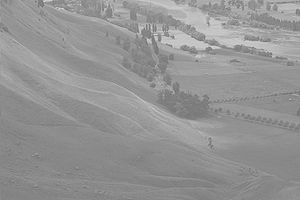
#> input picture Topics/Computer Vision/OpenCV-Exercises/Elements/histeq.jpg, 300 x 200 px
$ jupyter execute 'Exercise 2 - Basic Image Transformations and Filters.ipynb'   (shell and % lines are left out)
#> lines starting #> are read from the running program, lines starting #| are printed output that depends on the picture; long printed decimals are rounded
### Topics/Computer Vision/OpenCV-Exercises/utils.py
import numpy as np
import matplotlib.pyplot as plt

def removeGrid():
    plt.grid(True)
    plt.xticks([])
    plt.yticks([])

def dispImage(img):
    removeGrid()
    if (len(img.shape) != 3):
        plt.imshow(img, 'gray')
    else:
        plt.imshow(img[:,:,::-1])

### Topics/Computer Vision/OpenCV-Exercises/Exercise 2 - Basic Image Transformations and Filters.ipynb
# #WorkUnderProgress

# Basic Transformations and Filters

[cell 1]
import cv2
import numpy as np
#For embedding plotted figures on the notebook
import os
color = ('b','g','r')

First, we will take the functions removeGrid() and dispImage from the previous section and keep it in `utils.py` for easy access in all files

[cell 2]
from utils import *

## 1) Histogram Equalization

The motive behind trying histogram equalization is that we want to spread the distribution of pixel intensities to make it more uniform across all values. This can help make a very bright image seem normal, or a foggy image (where all pixel values will be around

[cell 3]
img = cv2.imread(os.path.join('Elements','histeq.jpg'), 0)
#> img is the input picture: shape (200, 300); min 100, max 223, mean 148
equ = cv2.equalizeHist(img) # Created the equalized image
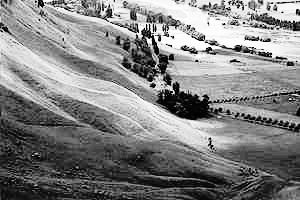
#> equ: shape (200, 300); min 0, max 255, mean 130.5

h1, _ = np.histogram(img, 255)
#> h1 = 255 values, max 2580 at index 78, min 0 at index 1, mean 235.3
h2, _ = np.histogram(equ, 255)
#> h2 = 255 values, max 2580 at index 75, min 0 at index 4, mean 235.3

[cell 4]
plt.figure(figsize=(16,8))
plt.subplot(221)
removeGrid()
dispImage(img)
plt.subplot(222)
removeGrid()
dispImage(equ)
plt.style.use('ggplot')
plt.subplot(223)
plt.plot(h1)
plt.subplot(224)
plt.plot(h2)
#> figure, not shown here; panel 3: curve peaks at x = 78, y = 2580; panel 4: curve peaks at x = 75, y = 2580

## 2) Gaussian Filters

[cell 5]
kernel1 = cv2.getGaussianKernel(5,1.0)
kernel2 = cv2.getGaussianKernel(5,10.0)
kernel3 = cv2.getGaussianKernel(5,200.0)
dst1 = cv2.filter2D(img,-1,kernel1)
dst2 = cv2.filter2D(img,-1,kernel2)
dst3 = cv2.filter2D(img,-1,kernel3)

plt.figure(figsize=(16, 16))
plt.subplot(2,2,1),dispImage(img),plt.title('Original')
plt.subplot(2,2,2),dispImage(dst1),plt.title('simga = 1')
plt.subplot(2,2,3),dispImage(dst2),plt.title('simga = 5')
plt.subplot(2,2,4),dispImage(dst3),plt.title('sigma = 16')
plt.show()

## 3) Affine Transformations

Any affine transformation can be represented as:

\begin{equation*}
   \left(
    \begin{array}{c}
      x'\\
      y'
    \end{array}
  \right)
   = \left(
    \begin{array}{ccc}
      a & b & c \\
      d & e & f \\
    \end{array}
  \right)
  \left(
    \begin{array}{c}
      x\\
      y \\
      1
    \end{array}
  \right)
\end{equation*}

[cell 6]
img = cv2.imread(os.path.join('Elements','myimage.png'))
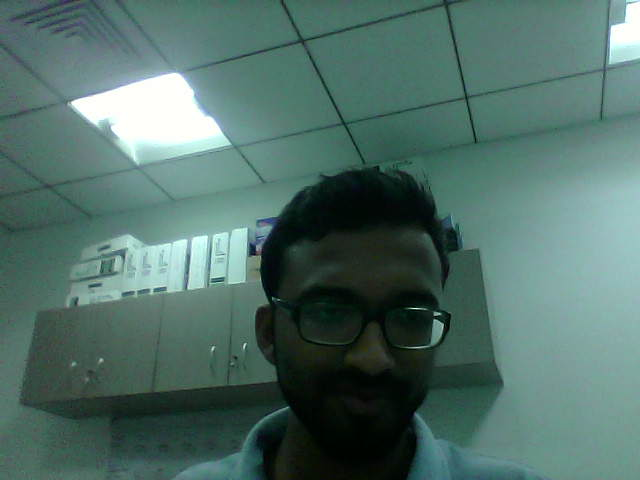
#> input picture Topics/Computer Vision/OpenCV-Exercises/Elements/myimage.png, 640 x 480 px
#> img is the input picture: shape (480, 640, 3); mean B, G, R 103.9, 110.9, 80.8

rows,cols,ch = img.shape
#> rows = 480; cols = 640; ch = 3

pts1 = np.float32([[50,50],[200,50],[50,200]])
pts2 = np.float32([[10,100],[200,50],[100,250]])

M = cv2.getAffineTransform(pts1,pts2)

dst = cv2.warpAffine(img,M,(cols,rows))
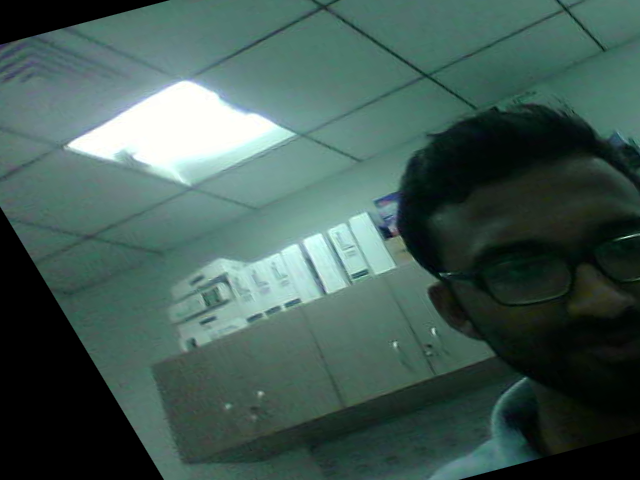
#> dst: shape (480, 640, 3); mean B, G, R 84.3, 91, 66.3

plt.figure(figsize=(10,5))
plt.subplot(121),dispImage(img),plt.title('Input')
plt.subplot(122),dispImage(dst),plt.title('Output')
plt.show()
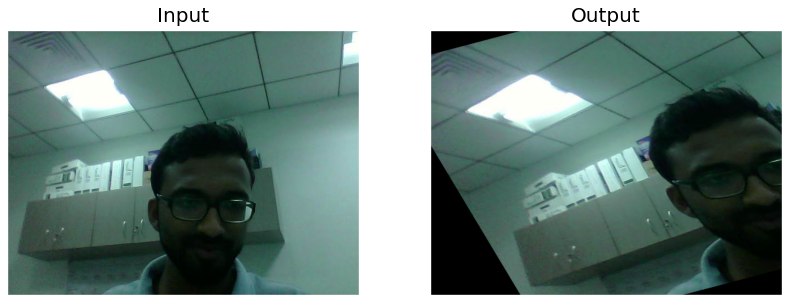
#> figure drawn by matplotlib, 2 panels

### 3.1) Translation

[cell 7]
M = np.float32([[1,0,100],[0,1,50]])
dst = cv2.warpAffine(img,M,(cols,rows))
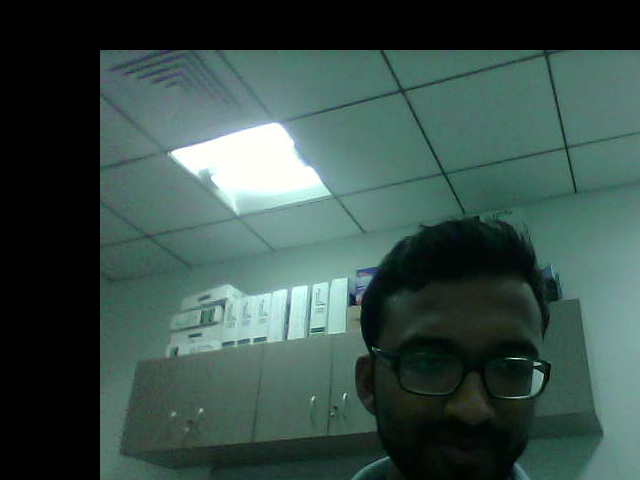
#> dst: shape (480, 640, 3); mean B, G, R 73.8, 79.5, 57.4

plt.subplot(121),dispImage(img),plt.title('Input')
plt.subplot(122),dispImage(dst),plt.title('Output')
plt.show()
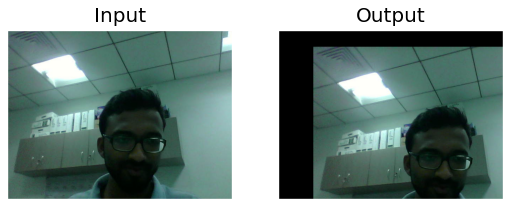
#> figure drawn by matplotlib, 2 panels

### 3.2) Rotation

[cell 8]
M = cv2.getRotationMatrix2D((cols/2,rows/2),45,1)
print(M)
#| [[  0.7071   0.7071 -75.980]
#|  [ -0.7071   0.7071 296.569]]
theta = -np.pi/4.0
M = np.array([[np.cos(theta),-np.sin(theta),rows/2],
    [np.sin(theta),np.cos(theta),cols/2]])

dst1 = cv2.warpAffine(img,M,(cols,rows))
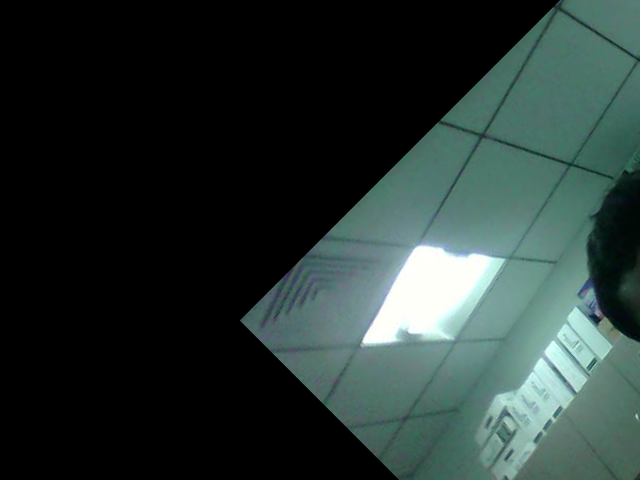
#> dst1: shape (480, 640, 3); mean B, G, R 50.4, 53.2, 39.6
M = cv2.getRotationMatrix2D((cols/2,rows/2),90,1)
#> M = [[6.12e-17, 1, 80], [-1, 6.12e-17, 560]]
dst2 = cv2.warpAffine(img,M,(cols,rows))
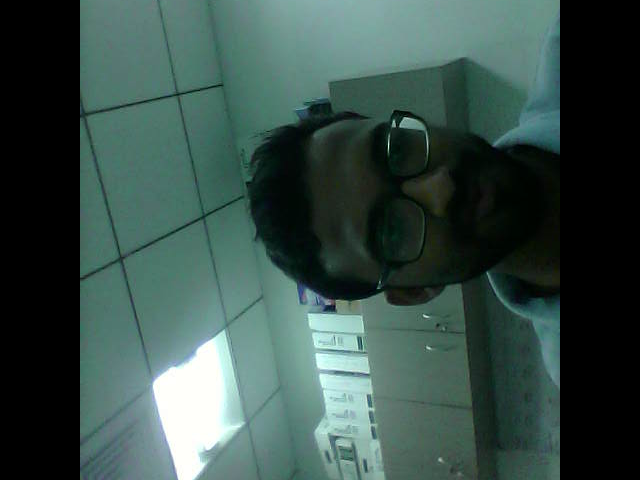
#> dst2: shape (480, 640, 3); mean B, G, R 72.4, 78, 55.9

M = cv2.getRotationMatrix2D((cols/2,rows/2),210,1)
dst3 = cv2.warpAffine(img,M,(cols,rows))
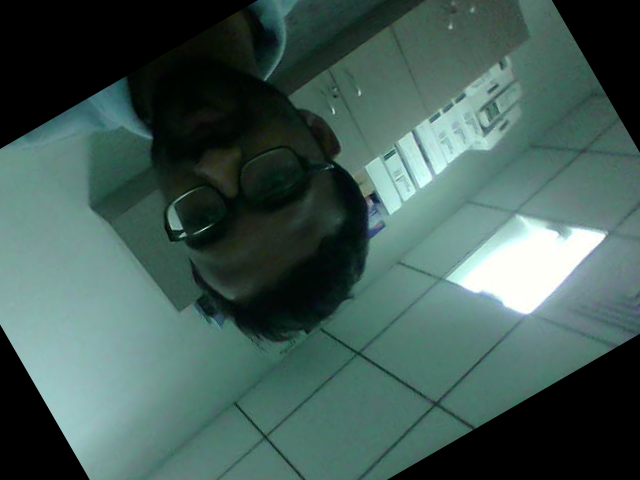
#> dst3: shape (480, 640, 3); mean B, G, R 85.5, 91.4, 66.5

plt.figure(figsize=(16,8))
fig1 = plt.subplot(221),dispImage(img),plt.title('Input')
fig2 = plt.subplot(222),dispImage(dst1),plt.title('Rotaion 45')
fig3 = plt.subplot(223),dispImage(dst2),plt.title('Rotaion 90')
fig4 = plt.subplot(224),dispImage(dst3),plt.title('Rotaion 210')
plt.show()
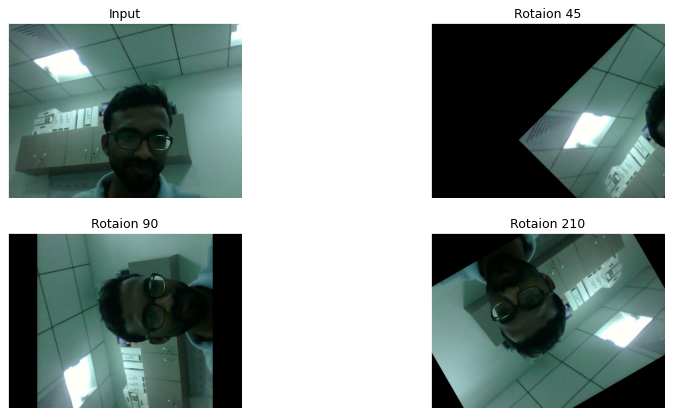
#> figure drawn by matplotlib, 4 panels
